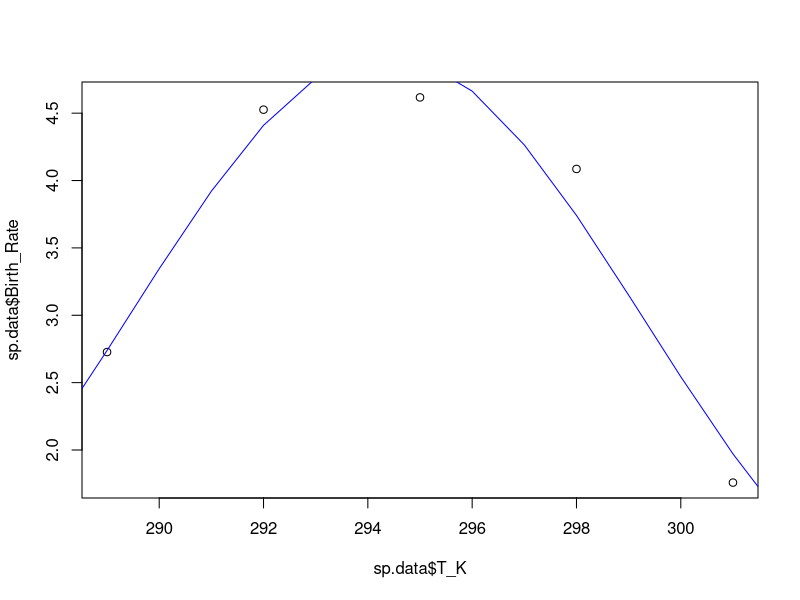
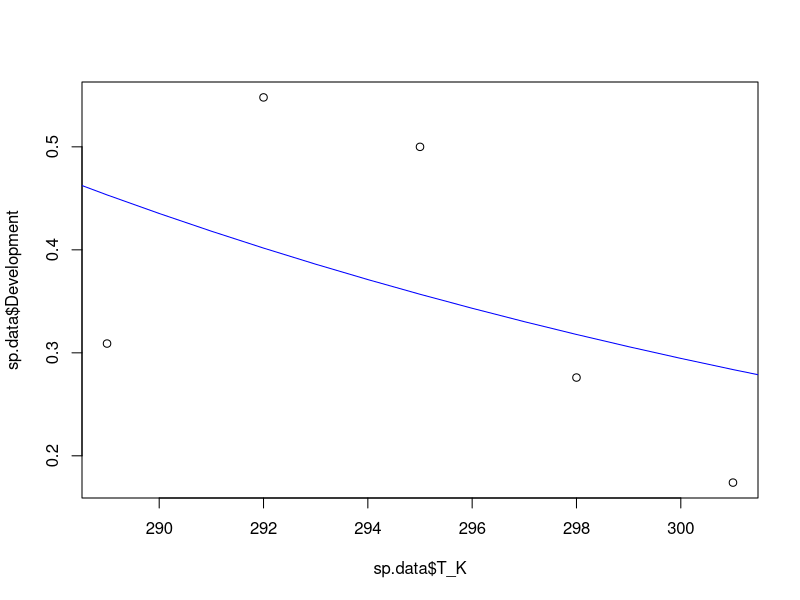

These figures' R source, in order: (Note: this script raises an error after producing the figures.)
###################################################################
#### This R script fits functions to temperature response data ####
###################################################################


# Load packages and set working directory
library(tidyr)
library(ggplot2)
library(dplyr)
library(tidyverse)
setwd(dirname(rstudioapi::getActiveDocumentContext()$path))

# Read data
data <- as.data.frame(read_csv("Temperature response data.csv"))

# Select an insect by removing # in front of name and placing # in front of other species
#sp.data <- subset(data, Species == "Clavigralla shadabi")
#sp.data <- subset(data, Species == "Clavigralla tomentosicollis Benin")
#sp.data <- subset(data, Species == "Clavigralla tomentosicollis Nigeria")
#sp.data <- subset(data, Species == "Clavigralla tomentosicollis Burkina Faso")
#sp.data <- subset(data, Species == "Apolygus lucorum")
#sp.data <- subset(data, Species == "Adelphocoris suturalis")
#sp.data <- subset(data, Species == "Macrosiphum euphorbiae Brazil")
#sp.data <- subset(data, Species == "Aulacorthum solani Brazil")
sp.data <- subset(data, Species == "Uroleucon ambrosiae")

# Remove columns that do not contain temperature data
sp.data <- sp.data[-c(1:8,12,14,16,18,20,21,23,24,26,27,29,31,32,34,35)]


# Set some option for nls and plots
Tmin <- 285 #288
Tmax <- 308 #318
TR <- 292 #298



################################ FECUNDITY #####################################
# NLS
fec <- nls(Birth_Rate ~ bTopt*exp(-((T_K-Toptb)^2)/(2*sb^2)), data=sp.data,
           start=list(bTopt=5, Toptb=TR+2, sb=3))
summary(fec)
# Plot model fits
plot(sp.data$T_K, sp.data$Birth_Rate)
points(seq(Tmin,Tmax,1),coef(fec)[1]*exp(-((seq(Tmin,Tmax,1)-coef(fec)[2])^2)/(2*coef(fec)[3]^2)), type="l", col="blue")



############################### DEVELOPMENT ####################################
# NLS (monotonic response)
dev.mon <- nls(Development ~ xTR*T_K/TR*exp(A*(1/TR-1/T_K)), data=sp.data,
               start=list(xTR=0.01, A=5000))
summary(dev.mon)
# Plot model fits
plot(sp.data$T_K, sp.data$Development)
points(seq(Tmin,Tmax,1), coef(dev.mon)[1]*(seq(Tmin,Tmax,1)/TR)*exp(coef(dev.mon)[2]*(1/TR-1/seq(Tmin,Tmax,1))), type="l", col="blue")


# NLS for development (Sharpe-Schoolfield response)
# estimate all parameters
dev <- nls(Development ~ xTR*(T_K/TR)*exp(A*(1/TR-1/T_K))/(1+exp(AL*(1/TL-1/T_K))+exp(AH*(1/TH-1/T_K))),
              data=sp.data, start=list(xTR=0.01, A=5000, AL=-150000, AH=200000, TL=290, TH=310))
summary(dev)
# Plot model fits
plot(sp.data$T_K, sp.data$Development)
points(seq(Tmin,Tmax,1), coef(dev)[1]*(seq(Tmin,Tmax,1)/TR)*exp(coef(dev)[2]*(1/TR-1/seq(Tmin,Tmax,1)))/
         (1+(exp(coef(dev)[3]*(1/coef(dev)[5]-1/seq(Tmin,Tmax,1)))+exp(coef(dev)[4]*(1/coef(dev)[6]-1/seq(Tmin,Tmax,1))))), type="l", col="blue")

# estimate xTR and A
# NOTE: removed data beyond max development
dev.mon <- nls(Development ~ xTR*T_K/TR*exp(A*(1/TR-1/T_K)), data=sp.data[-c((nrow(sp.data)-1):nrow(sp.data)),],
               start=list(xTR=0.1, A=1000))
summary(dev.mon)
# Plot model fits
plot(sp.data$T_K, sp.data$Development)
points(seq(Tmin,Tmax,1), coef(dev.mon)[1]*(seq(Tmin,Tmax,1)/TR)*exp(coef(dev.mon)[2]*(1/TR-1/seq(Tmin,Tmax,1))), type="l", col="blue")

# estimate AL, AH, TL, and TH
# NOTE: if needed, set AH based on NLS below and run code iteratively until AL and AH do not appreciably change)
dev.SS <- nls(Development ~ coef(dev.mon)[1]*(T_K/TR)*exp(coef(dev.mon)[2]*(1/TR-1/T_K))/(1+exp(AL*(1/TL-1/T_K))+exp(AH*(1/TH-1/T_K))),
              data=sp.data, start=list(AL=-62000, AH=30000, TL=285.2, TH=308.1))
summary(dev.SS)
# Plot model fits
plot(sp.data$T_K, sp.data$Development)
points(seq(Tmin,Tmax,1), coef(dev.mon)[1]*(seq(Tmin,Tmax,1)/TR)*exp(coef(dev.mon)[2]*(1/TR-1/seq(Tmin,Tmax,1)))/
         (1+(exp(coef(dev.SS)[1]*(1/coef(dev.SS)[3]-1/seq(Tmin,Tmax,1)))+exp(coef(dev.SS)[2]*(1/coef(dev.SS)[4]-1/seq(Tmin,Tmax,1))))), type="l", col="blue")

# estimate AL and AH separately from TL and TH if needed
kTL <- 285 #290
kTH <- 300 #310
dev.A <- nls(Development ~ coef(dev.mon)[1]*(T_K/TR)*exp(coef(dev.mon)[2]*(1/TR-1/T_K))/(1+exp(AL*(1/kTL-1/T_K))+exp(AH*(1/kTH-1/T_K))),
              data=sp.data, start=list(AL=-50000, AH=50000))
summary(dev.A)
dev.T <- nls(Development ~ coef(dev.mon)[1]*(T_K/TR)*exp(coef(dev.mon)[2]*(1/TR-1/T_K))/(1+exp(coef(dev.A)[1]*(1/TL-1/T_K))+exp(coef(dev.A)[2]*(1/TH-1/T_K))),
             data=sp.data, start=list(TL=kTL, TH=kTH))
summary(dev.T)
# Plot model fits
plot(sp.data$T_K, sp.data$Development)#, ylim=c(0,0.07))
points(seq(Tmin,Tmax,1), coef(dev.mon)[1]*(seq(Tmin,Tmax,1)/TR)*exp(coef(dev.mon)[2]*(1/TR-1/seq(Tmin,Tmax,1)))/
         (1+(exp(coef(dev.A)[1]*(1/coef(dev.T)[1]-1/seq(Tmin,Tmax,1)))+exp(coef(dev.A)[2]*(1/coef(dev.T)[2]-1/seq(Tmin,Tmax,1))))), type="l", col="blue")

# estimate TH and AH separately from TL and AL if needed
kTL <- 285 #290
kAL <- -100000
dev.H <- nls(Development ~ coef(dev.mon)[1]*(T_K/TR)*exp(coef(dev.mon)[2]*(1/TR-1/T_K))/(1+exp(kAL*(1/kTL-1/T_K))+exp(AH*(1/TH-1/T_K))),
             data=sp.data, start=list(TH=kTH, AH=50000))
summary(dev.H)
dev.AL <- nls(Development ~ coef(dev.mon)[1]*(T_K/TR)*exp(coef(dev.mon)[2]*(1/TR-1/T_K))/(1+exp(AL*(1/kTL-1/T_K))+exp(coef(dev.H)[2]*(1/coef(dev.H)[1]-1/T_K))),
             data=sp.data, start=list(AL=-100000))
summary(dev.AL)
dev.TL <- nls(Development ~ coef(dev.mon)[1]*(T_K/TR)*exp(coef(dev.mon)[2]*(1/TR-1/T_K))/(1+exp(coef(dev.AL)[1]*(1/TL-1/T_K))+exp(coef(dev.H)[2]*(1/coef(dev.H)[1]-1/T_K))),
             data=sp.data, start=list(TL=kTL))
summary(dev.TL)
# Plot model fits
plot(sp.data$T_K, sp.data$Development)
points(seq(Tmin,Tmax,1), coef(dev.mon)[1]*(seq(Tmin,Tmax,1)/TR)*exp(coef(dev.mon)[2]*(1/TR-1/seq(Tmin,Tmax,1)))/
         (1+(exp(coef(dev.AL)[1]*(1/coef(dev.TL)[1]-1/seq(Tmin,Tmax,1)))+exp(coef(dev.H)[2]*(1/coef(dev.H)[1]-1/seq(Tmin,Tmax,1))))), type="l", col="blue")



################################ MORTALITY #####################################
# Mortality estimated using fit at reference temperature
# NLS for juvenile mortality
mort.J <- nls(Juv_Mortality ~ xTR*exp(A*(1/TR-1/T_K)), data=sp.data,
              start=list(xTR=0.01, A=10000))
summary(mort.J)
# Plot model fits
plot(sp.data$T_K, sp.data$Juv_Mortality)
points(seq(Tmin,Tmax,1), coef(mort.J)[1]*exp(coef(mort.J)[2]*(1/TR-1/seq(Tmin,Tmax,1))), type="l", col="blue")


# NLS for adult mortality
mort.A <- nls(Adult_Mortality ~ xTR*exp(A*(1/TR-1/T_K)), data=sp.data,
              start=list(xTR=0.01, A=1000))
summary(mort.A)
# Plot model fits
plot(sp.data$T_K, sp.data$Adult_Mortality)
points(seq(Tmin,Tmax,1), coef(mort.A)[1]*exp(coef(mort.A)[2]*(1/TR-1/seq(Tmin,Tmax,1))), type="l", col="blue")


# Mortality estimated using data at reference temperature
dJTR <- sp.data[sp.data$T_K==TR,"Juv_Mortality"]
dATR <- sp.data[sp.data$T_K==TR,"Adult_Mortality"]

# NLS for juvenile mortality
mort.J <- nls(Juv_Mortality ~ dJTR*exp(A*(1/TR-1/T_K)), data=sp.data,
              start=list(A=1000))
summary(mort.J)
# Plot model fits
plot(sp.data$T_K, sp.data$Juv_Mortality)
points(seq(Tmin,Tmax,1), dJTR*exp(coef(mort.J)[1]*(1/TR-1/seq(Tmin,Tmax,1))), type="l", col="blue")


# NLS for adult mortality
mort.A <- nls(Adult_Mortality ~ dATR*exp(A*(1/TR-1/T_K)), data=sp.data,
              start=list(A=1000))
summary(mort.A)
# Plot model fits
plot(sp.data$T_K, sp.data$Adult_Mortality)
points(seq(Tmin,Tmax,1), dATR*exp(coef(mort.A)[1]*(1/TR-1/seq(Tmin,Tmax,1))), type="l", col="blue")
